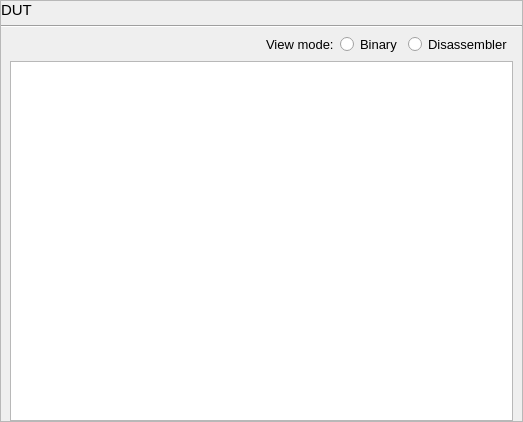
<?xml version="1.0" encoding="UTF-8"?>
<ui version="4.0">
 <class>IS_widget</class>
 <widget class="QWidget" name="IS_widget">
  <property name="geometry">
   <rect>
    <x>0</x>
    <y>0</y>
    <width>523</width>
    <height>422</height>
   </rect>
  </property>
  <property name="windowTitle">
   <string>Form</string>
  </property>
  <layout class="QVBoxLayout" name="verticalLayout">
   <property name="leftMargin">
    <number>0</number>
   </property>
   <property name="topMargin">
    <number>0</number>
   </property>
   <property name="rightMargin">
    <number>0</number>
   </property>
   <property name="bottomMargin">
    <number>0</number>
   </property>
   <item>
    <widget class="QScrollArea" name="scrollArea">
     <property name="widgetResizable">
      <bool>true</bool>
     </property>
     <widget class="QWidget" name="scrollAreaWidgetContents">
      <property name="geometry">
       <rect>
        <x>0</x>
        <y>0</y>
        <width>521</width>
        <height>420</height>
       </rect>
      </property>
      <layout class="QVBoxLayout" name="verticalLayout_2">
       <property name="leftMargin">
        <number>0</number>
       </property>
       <property name="topMargin">
        <number>0</number>
       </property>
       <property name="rightMargin">
        <number>0</number>
       </property>
       <property name="bottomMargin">
        <number>0</number>
       </property>
       <item>
        <widget class="QLabel" name="label">
         <property name="font">
          <font>
           <pointsize>11</pointsize>
          </font>
         </property>
         <property name="styleSheet">
          <string notr="true"/>
         </property>
         <property name="text">
          <string>DUT</string>
         </property>
        </widget>
       </item>
       <item>
        <widget class="Line" name="line">
         <property name="orientation">
          <enum>Qt::Horizontal</enum>
         </property>
        </widget>
       </item>
       <item>
        <layout class="QHBoxLayout" name="horizontalLayout">
         <property name="leftMargin">
          <number>9</number>
         </property>
         <property name="rightMargin">
          <number>9</number>
         </property>
         <item>
          <spacer name="horizontalSpacer">
           <property name="orientation">
            <enum>Qt::Horizontal</enum>
           </property>
           <property name="sizeHint" stdset="0">
            <size>
             <width>40</width>
             <height>20</height>
            </size>
           </property>
          </spacer>
         </item>
         <item>
          <widget class="QLabel" name="label_2">
           <property name="font">
            <font>
             <pointsize>10</pointsize>
            </font>
           </property>
           <property name="text">
            <string>View mode:</string>
           </property>
          </widget>
         </item>
         <item>
          <widget class="QRadioButton" name="radioButton">
           <property name="font">
            <font>
             <pointsize>10</pointsize>
            </font>
           </property>
           <property name="text">
            <string>Binary</string>
           </property>
          </widget>
         </item>
         <item>
          <widget class="QRadioButton" name="radioButton_2">
           <property name="font">
            <font>
             <pointsize>10</pointsize>
            </font>
           </property>
           <property name="text">
            <string>Disassembler</string>
           </property>
          </widget>
         </item>
        </layout>
       </item>
       <item>
        <layout class="QHBoxLayout" name="horizontalLayout_2">
         <property name="leftMargin">
          <number>9</number>
         </property>
         <property name="rightMargin">
          <number>9</number>
         </property>
         <item>
          <widget class="QTableWidget" name="tableWidget"/>
         </item>
        </layout>
       </item>
      </layout>
     </widget>
    </widget>
   </item>
  </layout>
 </widget>
 <resources/>
 <connections/>
</ui>
